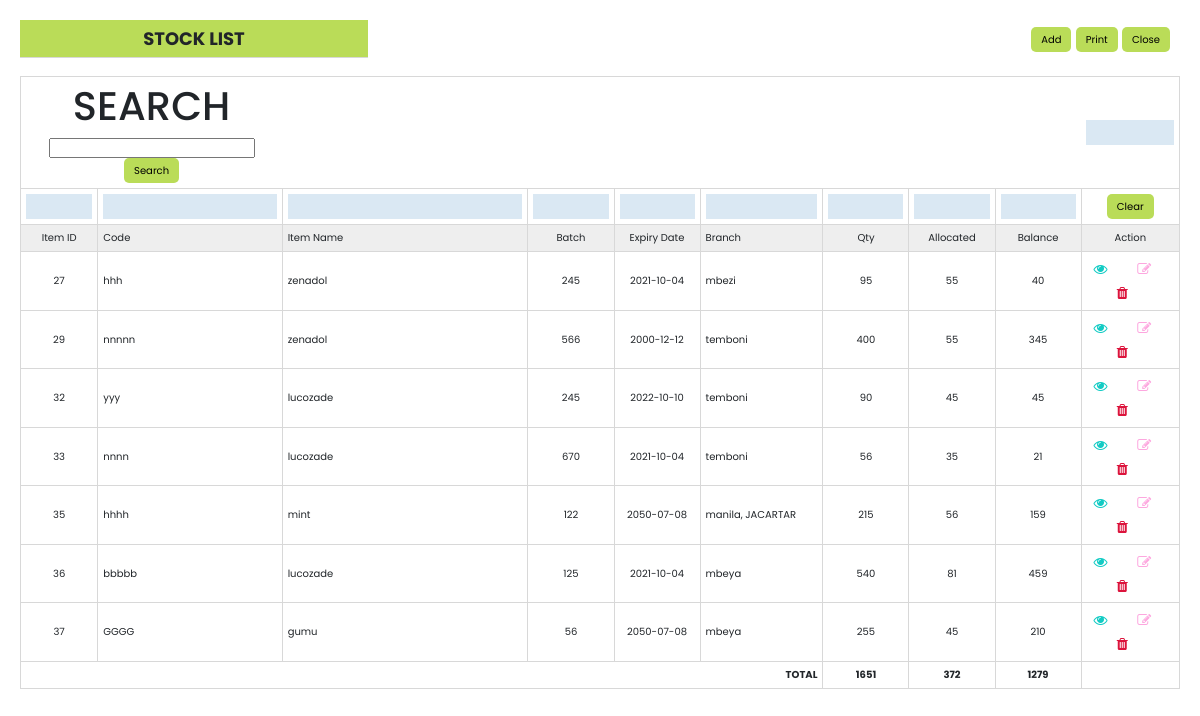
The page / on the database its author committed.
### tables this page shows
CREATE TABLE `drugs` (
  `id` int(10) NOT NULL,
  `code` varchar(50) NOT NULL,
  `name` varchar(50) NOT NULL,
  `batch` varchar(50) NOT NULL,
  `expiry_date` date NOT NULL,
  `branch` varchar(50) NOT NULL,
  `quantity` int(50) NOT NULL,
  `allocated` int(50) NOT NULL
);

### index.php (the view, shortened to what this page needs)
<link rel="stylesheet" href="https://maxcdn.bootstrapcdn.com/bootstrap/4.0.0/css/bootstrap.min.css">
<!DOCTYPE html>
<html lang="en">
<head>
    <link rel="stylesheet" href="https://stackpath.bootstrapcdn.com/font-awesome/4.7.0/css/font-awesome.min.css">
    <link rel="stylesheet" href="style.css" />
</head>
<body class="fn12 fnPoppins">
    <div class="wrapper">
    <div class="m20 ">
        <table class="cw100p bsp">
            <tr>
                <td class="cw30p bgC001 bb fn18 cac p5 textUC cfw">STOCK LIST</td>
                <td class="cw70Wp car plr10">
                    <button  class="adBtn bgC001 bn br5 ht25 plr10 p5 fn10 fnPoppins" name="saveupdate" type="submit"
                        tabindex="7" data-toggle="modal" data-target="#adModal">Add</button>
                    <button onclick="window.print()" class="bgC001 bn br5 ht25 plr10 p5 fn10 fnPoppins" name="saveupdate" type="submit"
                        tabindex="7">Print</button>
                    <a href="home.php"><button class="bgC001 bn br5 ht25 plr10 p5 fn10 fnPoppins" name="saveupdate" type="submit"
                        tabindex="7">Close</button></a>
                </td>
            </tr>
        </table>
        <br>
        <table class="cw100p bsp fn10" >
            <tr>
                <td colspan="2" class="p5 bl bt cac">
                    <form method="post" action="index.php">
                      <h1>SEARCH </h1>
                      <input type="text" name="search" required/>
                      <input type="submit" class="bgC001 bn br5 ht25 plr10 p5 fn10 fnPoppins" value="Search"/> </td>
                    </form><td colspan="7" class="p5 bt cac"></td>
                <td class="p5 bt br "><input class="inputBx cw100p bn bon ht25 p5 cac" list="rec" onchange=""
                        value="" />
                </td>
            </tr>
            <tr>
                <td class="p5 bl bt cac"><input class="inputBx cw100p bn bon ht25 cac p5" type="text" onchange=""
                        value="" /></td>
                <td class="p5 bl bt cac"><input class="inputBx cw100p bn bon ht25 cac p5" type="text" onchange=""
                        value="" /></td>
                <td class="p5 bl bt cac"><input class="inputBx cw100p bn bon ht25 p5" list="salesacc" onchange=""
                        value="" />
                </td>
                <td class="p5 bl bt cac"><input class="inputBx cw100p bn bon ht25 cac p5" type="text" onchange=""
                        value="" /></td>
                <td class="p5 bl bt cac"><input class="inputBx cw100p bn bon ht25 cac p5" type="text" onchange=""
                        value="" /></td>
                <td class="p5 bl bt cac"><input class="inputBx cw100p bn bon ht25 p5" list="salesacc" onchange=""
                        value="" /></td>
                <td class="p5 bl bt cac"><input class="inputBx cw100p bn bon ht25 cac p5" type="text" onchange=""
                        value="" /></td>
                <td class="p5 bl bt cac"><input class="inputBx cw100p bn bon ht25 cac p5" type="text" onchange=""
                        value="" /></td>
                <td class="p5 bl bt cac"><input class="inputBx cw100p bn bon ht25 cac p5" type="text" onchange=""
                        value="" /></td>
                <td class="c025 p5 bl bt br cac fn14 cp">
                <button class="bgC001 bn br5 ht25 plr10 p5 fn10 fnPoppins"
                        name="saveupdate" type="submit" tabindex="7">Clear</button></td>
            </tr>
            <tr>
                <td class="cw6p bgC007 p5 cac bt bl">Item ID</td>
                <td class="cw15p bgC007 p5 bt bl">Code</td>
                <td class="cw20p bgC007 p5 bt bl">Item Name</td>
                <td class="cw7p bgC007 p5 cac bt bl">Batch</td>
                <td class="cw7p bgC007 p5 cac bt bl">Expiry Date</td>
                <td class="cw10p bgC007 p5 bt bl">Branch</td>
                <td class="cw7p bgC007 p5 cac bt bl">Qty</td>
                <td class="cw7p bgC007 p5 cac bt bl">Allocated</td>
                <td class="cw7p bgC007 p5 cac bt bl">Balance</td>
                <td class="cw8p bgC007 p5 cac bt bl br">Action</td>
            </tr>
    <?php
        require_once "config.php";
        if (isset($_POST["search"])) {
        $name = $_POST['search'] ;
        $branch = $_POST['search'] ;
        $sql = "SELECT * FROM `drugs` WHERE `name` LIKE '%".$name."%'  OR `branch` LIKE '%".$branch."%' ";
        } else{
        $sql = "SELECT * FROM drugs";
        }
        if($result = mysqli_query($link, $sql))
        {
            if(mysqli_num_rows($result) > 0)
            {
             while($row = mysqli_fetch_array($result))
               {
            echo '<tr>
                    <td class="p5 bl bt cac">'. $row['id'] .'</td>
                    <td class="p5 bl bt">'. $row['code'] .'</td>
                    <td class="p5 bl bt">'. $row['name'] .'</td>
                    <td class="p5 bl bt cac">'. $row['batch'] .'</td>
                    <td class="p5 bl bt cac">'. $row['expiry_date'] .'</td>
                    <td class="p5 bl bt">'. $row['branch'] .'</td>
                    <td class="p5 bl bt cac">'. $row['quantity'] .'</td>
                    <td class="p5 bl bt cac">'. $row['allocated'] .'</td>
                    <td class="p5 bl bt cac">'. $row['quantity']-$row['allocated'] .'</td>
                    <td class="c025 p5 bl bt br cac fn14 cp" >
                    <a href="index.php " class="mr-3 viewBtn" title="View Record"  id="'.$row['id'].'" data-toggle="modal"><i class="fa fa-eye c011 m5" aria-hidden="true"></i></a>
                    <a href="index.php" class="mr-3 upBtn" title="Update Record" data-toggle="modal"><i class="fa fa-edit c012 m5" aria-hidden="true"></i></a>
                    <a href="index.php" class="mr-3 delBtn" title="Delete Record" data-toggle="modal"><i class="fa fa-trash c013 m5" aria-hidden="true"></i></a>
                    </td>
                </tr>
            <tr>';
	            }
            } else
            {
                echo '<div class="alert alert-danger"><em>No records were found.</em></div>';
            }
        } else{
        echo "Oops! Something went wrong. Please try again later.";
        }
        $total_alloc= 0;
        $total_qty= 0;
        $total_bal= 0;
        $sql = "SELECT * FROM drugs";
        if($result = mysqli_query($link, $sql))
        {
            if(mysqli_num_rows($result) > 0)
            {
                while($row= mysqli_fetch_array($result))
                {
                  $total_qty += $row['quantity'];
                  $total_alloc += $row['allocated'];
                  $total_bal += $row['quantity']-$row['allocated'];
                }
            }
        }
              echo '<td colspan="6" class="cfw p5 bl bt car">TOTAL </td>
                    <td class="cfw p5 bl bt cac">'.$total_qty.'</td>
                    <td class="cfw p5 bl bt cac">'.$total_alloc.'</td>
                    <td class="cfw p5 bl bt cac">'.$total_bal.'</td>
                    <td class="cfw p5 bl bt br car"></td>
                </tr>
                <td colspan="11" class="bt"></td>
            </table>';
    ?>
    </div>
    </div>
</body>
</html>

### style.css (style rules this page uses)
* { margin: 0; padding: 0; text-decoration: none; box-sizing: border-box; scroll-behavior: smooth; }
body { background: transparent; }
div { display: block; }
.bn { border: none; }
.bon { outline: none; }
.bsp { border-spacing: 0px; }
.bb { border-bottom: 1px solid #d8d8d8; }
.bl { border-left: 1px solid #d8d8d8; }
.br { border-right: 1px solid #d8d8d8; }
.br5 { border-radius: 5px; }
.bt { border-top: 1px solid #d8d8d8; }
.cp { cursor: pointer; }
.ht25 { height: 25px; }
.p5 { padding: 5px; }
.plr10 { padding-left: 10px; padding-right: 10px; }
.cac { text-align: center; }
.car { text-align: right; }
.cw6p { width: 6%; }
.cw7p { width: 7%; }
.cw8p { width: 8%; }
.cw10p { width: 10%; }
.cw15p { width: 15%; }
.cw20p { width: 20%; }
.cw30p { width: 30%; }
.cw100p { width: 100%; }
.cfw { font-weight: bold; }
.m5 { margin: 5px; }
.m20 { margin: 20px; }
.textUC { text-transform: uppercase; }
.fnPoppins { font-family: "Poppins", sans-serif; }
.fn10 { font-size: 10px; }
.fn12 { font-size: 12px; }
.fn14 { font-size: 14px; }
.fn18 { font-size: 18px; }
.c011 { color: #12CBC4; }
.c012 { color: #FDA7DF; }
.c013 { color: crimson; }
.c025 { color: #006266; }
.bgC001 { background: #badc58; }
.bgC007 { background: #eee; }
.inputBx { background: #dae8f3; }

### rows shown on the page
drugs: id "27", code "hhh", name "zenadol", batch "245", expiry_date "2021-10-04", branch "mbezi", quantity "95", allocated "55", $row['quantity']-$row['allocated'] "40"
drugs: id "29", code "nnnnn", name "zenadol", batch "566", expiry_date "2000-12-12", branch "temboni", quantity "400", allocated "55", $row['quantity']-$row['allocated'] "345"
drugs: id "32", code "yyy", name "lucozade", batch "245", expiry_date "2022-10-10", branch "temboni", quantity "90", allocated "45", $row['quantity']-$row['allocated'] "45"
drugs: id "33", code "nnnn", name "lucozade", batch "670", expiry_date "2021-10-04", branch "temboni", quantity "56", allocated "35", $row['quantity']-$row['allocated'] "21"
drugs: id "35", code "hhhh", name "mint", batch "122", expiry_date "2050-07-08", branch "manila, JACARTAR", quantity "215", allocated "56", $row['quantity']-$row['allocated'] "159"
drugs: id "36", code "bbbbb", name "lucozade", batch "125", expiry_date "2021-10-04", branch "mbeya", quantity "540", allocated "81", $row['quantity']-$row['allocated'] "459"
drugs: id "37", code "GGGG", name "gumu", batch "56", expiry_date "2050-07-08", branch "mbeya", quantity "255", allocated "45", $row['quantity']-$row['allocated'] "210"

### other values the page prints
$total_qty "1651"
$total_alloc "372"
$total_bal "1279"
